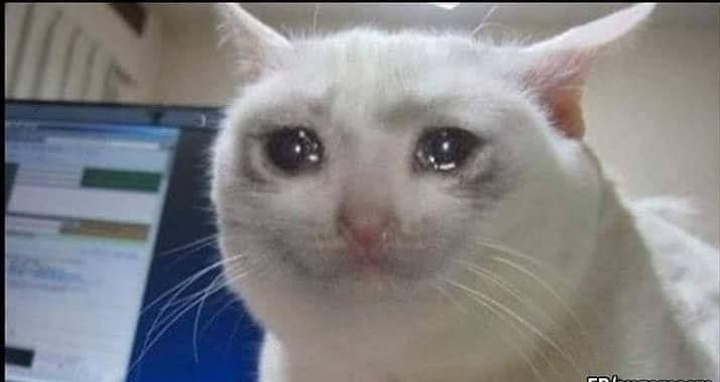
#> input picture Datasets/Training/Cats/sample (1).jpg, 720 x 382 px
$ python Filters.py
#> lines starting #> are read from the running program, lines starting #| are printed output that depends on the picture; after the words box and inside, x2 and y2 are one past the last pixel; in counts of white or black regions, pixels touching at a corner belong together
import cv2

img = cv2.imread("../Datasets/Training/Cats/sample (1).jpg")
#> img is the input picture: shape (382, 720, 3); mean B, G, R 133.5, 131.2, 131.9
img = cv2.cvtColor(img, cv2.COLOR_RGB2GRAY)
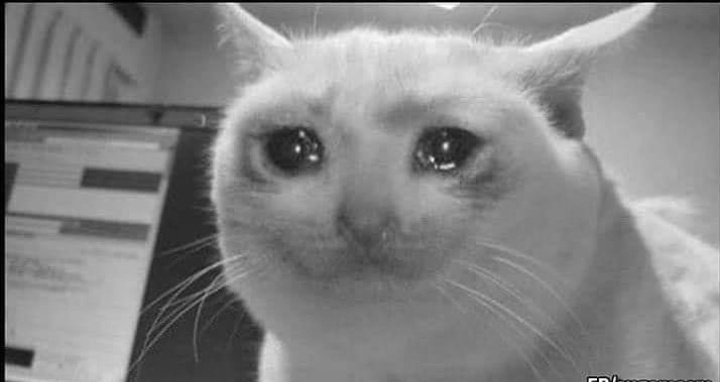
#> img: shape (382, 720); min 0, max 255, mean 132
dim = "Width " + str(img.shape[1]) + " Height " + str(img.shape[0])
#> dim = 'Width 720 Height 382'
cv2.putText(img, dim, (10, 50), cv2.FONT_HERSHEY_COMPLEX, 1, (0, 0, 0), 2, cv2.LINE_4)
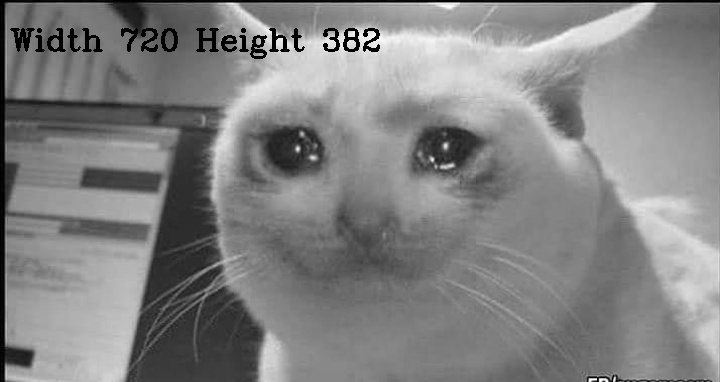
#> img: shape (382, 720); 1.19% of pixels changed, all inside (x1, y1, x2, y2) = (10, 28, 380, 59)
cv2.imshow("Original ", img)

img = cv2.GaussianBlur(img, (15, 15), 5000)
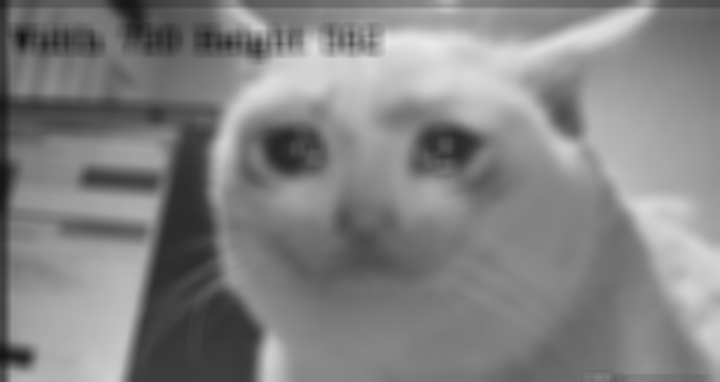
#> img: shape (382, 720); min 21, max 233, mean 130.4
cv2.imshow("Gaussian blur - Sigma 5000", img)

img = cv2.GaussianBlur(img, (15, 15), 0)
cv2.imshow("Gaussian blur - Sigma 0 ", img)

img = cv2.medianBlur(img, 5)
cv2.imshow("Median blur - Ksize 5", img)

img = cv2.medianBlur(img, 9)
cv2.imshow("Median blur - Ksize 9", img)


cv2.waitKey(0)
cv2.destroyAllWindows()
